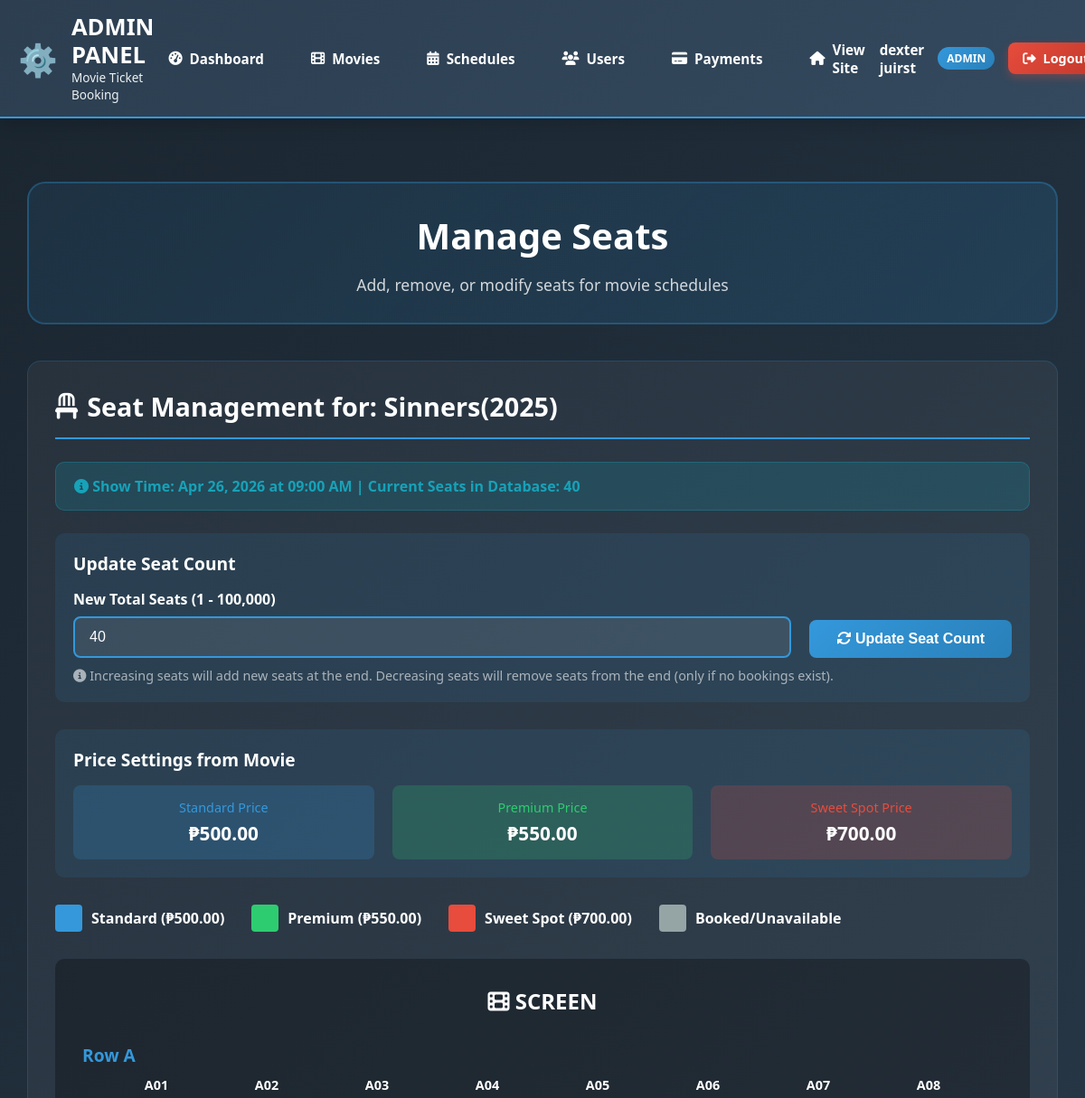
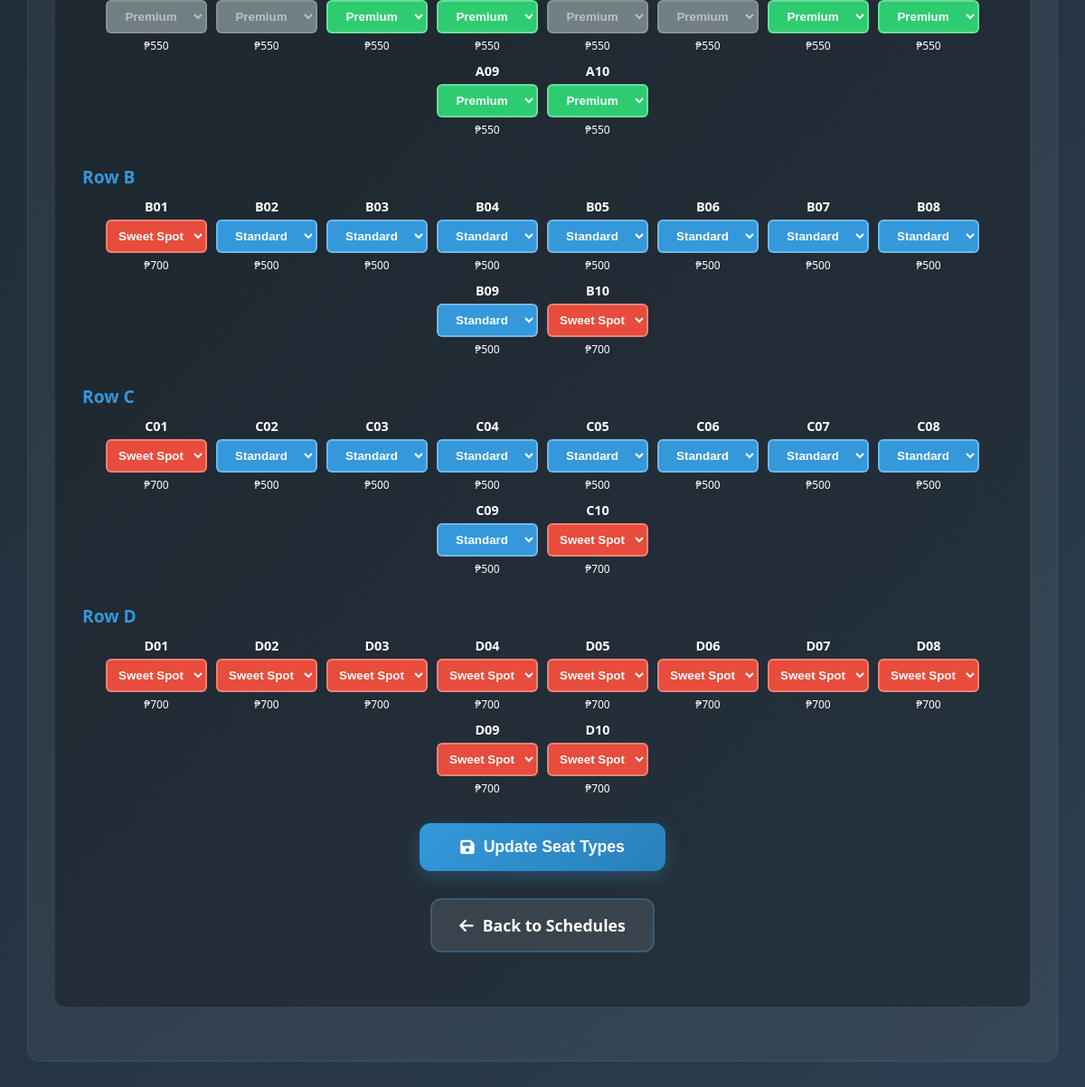
Screenshot of /index.php?page=admin/manage-seats&schedule_id=1 (signed in) with the database file from the repository (2 pictures, top to bottom).
### tables this page shows
CREATE TABLE `movie_schedules` (
  `id` int(11) NOT NULL,
  `movie_id` int(11) NOT NULL,
  `venue_id` int(11) DEFAULT NULL,
  `movie_title` varchar(255) NOT NULL,
  `show_date` date NOT NULL,
  `showtime` time NOT NULL,
  `total_seats` int(11) DEFAULT 40,
  `available_seats` int(11) DEFAULT 40,
  `is_active` tinyint(1) DEFAULT 1,
  `created_at` timestamp NOT NULL DEFAULT current_timestamp()
);

CREATE TABLE `movies` (
  `id` int(11) NOT NULL,
  `title` varchar(255) NOT NULL,
  `director` varchar(255) DEFAULT NULL,
  `genre` varchar(100) DEFAULT NULL,
  `duration` varchar(20) DEFAULT NULL,
  `rating` varchar(10) DEFAULT NULL,
  `description` text DEFAULT NULL,
  `poster_url` varchar(500) DEFAULT NULL,
  `trailer_url` varchar(500) DEFAULT NULL,
  `venue_id` int(11) DEFAULT NULL,
  `standard_price` decimal(10,2) DEFAULT 350.00,
  `premium_price` decimal(10,2) DEFAULT 450.00,
  `sweet_spot_price` decimal(10,2) DEFAULT 550.00,
  `is_active` tinyint(1) DEFAULT 1,
  `added_by` int(11) DEFAULT NULL,
  `updated_by` int(11) DEFAULT NULL,
  `created_at` timestamp NOT NULL DEFAULT current_timestamp(),
  `last_updated` timestamp NULL DEFAULT NULL ON UPDATE current_timestamp()
);

CREATE TABLE `seat_availability` (
  `id` int(11) NOT NULL,
  `schedule_id` int(11) NOT NULL,
  `venue_id` int(11) DEFAULT NULL,
  `movie_title` varchar(255) NOT NULL,
  `show_date` date NOT NULL,
  `showtime` time NOT NULL,
  `seat_number` varchar(10) NOT NULL,
  `seat_type` varchar(20) DEFAULT 'Standard',
  `price` decimal(10,2) DEFAULT 350.00,
  `is_available` tinyint(1) DEFAULT 1,
  `booking_id` int(11) DEFAULT NULL
);

### pages/admin/manage-seats.php (the view, shortened to what this page needs)
<?php
$root_dir = dirname(dirname(__DIR__));
require_once $root_dir . '/partials/admin-header.php';
$conn = new mysqli(DB_HOST, DB_USER, DB_PASS, DB_NAME);
$schedule_id = isset($_GET['schedule_id']) ? intval($_GET['schedule_id']) : 0;
$schedule_info = $conn->prepare("
    SELECT s.*, m.title as movie_title_full, m.standard_price, m.premium_price, m.sweet_spot_price,
           m.id as movie_id
    FROM movie_schedules s
    LEFT JOIN movies m ON s.movie_id = m.id
    WHERE s.id = ? AND s.is_active = 1
");
$schedule_info->bind_param("i", $schedule_id);
$schedule_info->execute();
$schedule_result = $schedule_info->get_result();
$current_schedule = $schedule_result->fetch_assoc();
$seat_stmt = $conn->prepare("
    SELECT sa.*, m.standard_price, m.premium_price, m.sweet_spot_price
    FROM seat_availability sa
    JOIN movie_schedules ms ON sa.schedule_id = ms.id
    JOIN movies m ON ms.movie_id = m.id
    WHERE sa.schedule_id = ?
    ORDER BY sa.seat_number
");
$seat_stmt->bind_param("i", $schedule_id);
$seat_stmt->execute();
$seat_result = $seat_stmt->get_result();
$seats = [];
while ($row = $seat_result->fetch_assoc()) {
    $seats[] = $row;
}
?>
<div class="admin-content" style="max-width: 1400px; margin: 0 auto; padding: 30px;">
    <div style="text-align: center; margin-bottom: 40px; padding: 30px; background: linear-gradient(135deg, rgba(52, 152, 219, 0.1), rgba(41, 128, 185, 0.2)); border-radius: 20px; border: 2px solid rgba(52, 152, 219, 0.3);">
        <h1 style="color: white; font-size: 2.5rem; margin-bottom: 15px; font-weight: 800;">Manage Seats</h1>
        <p style="color: rgba(255, 255, 255, 0.8); font-size: 1.1rem;">Add, remove, or modify seats for movie schedules</p>
    </div>
    <div style="background: rgba(255, 255, 255, 0.05); border-radius: 15px; padding: 30px; margin-bottom: 40px; border: 1px solid rgba(52, 152, 219, 0.2);">
        <h2 style="color: white; font-size: 1.8rem; margin-bottom: 25px; padding-bottom: 15px; border-bottom: 2px solid #3498db; display: flex; align-items: center; gap: 10px;">
            <i class="fas fa-chair"></i> Seat Management for: <?php echo htmlspecialchars($current_schedule['movie_title_full']); ?>
        </h2>
        <div style="background: rgba(23, 162, 184, 0.2); color: #17a2b8; padding: 15px 20px; border-radius: 10px; margin-bottom: 25px; font-weight: 600; border: 1px solid rgba(23, 162, 184, 0.3);">
            <i class="fas fa-info-circle"></i>
            Show Time: <?php echo date('M d, Y', strtotime($current_schedule['show_date'])); ?> at <?php echo date('h:i A', strtotime($current_schedule['showtime'])); ?> |
            Current Seats in Database: <strong><?php echo count($seats); ?></strong>
        </div>
        <div style="background: rgba(52, 152, 219, 0.1); border-radius: 10px; padding: 20px; margin-bottom: 30px;">
            <h3 style="color: white; font-size: 1.2rem; margin-bottom: 15px; font-weight: 600;">Update Seat Count</h3>
            <form method="POST" action="" onsubmit="return confirm('Warning: Changing seat count will add or remove seats from the database. Continue?')">
                <div style="display: flex; gap: 20px; align-items: flex-end; flex-wrap: wrap;">
                    <div style="flex: 1; min-width: 250px;">
                        <label style="display: block; color: white; font-weight: 600; margin-bottom: 8px;">New Total Seats (1 - 100,000)</label>
                        <input type="number" name="new_total_seats" min="1" max="100000"
                               value="<?php echo $current_schedule['total_seats']; ?>" required
                               style="width: 100%; padding: 12px 16px; background: rgba(255, 255, 255, 0.08); border: 2px solid #3498db; border-radius: 8px; color: white; font-size: 1rem;">
                    </div>
                    <div>
                        <button type="submit" style="padding: 12px 30px; background: linear-gradient(135deg, #3498db 0%, #2980b9 100%); color: white; border: none; border-radius: 8px; font-size: 1rem; font-weight: 600; cursor: pointer; transition: all 0.3s ease;">
                            <i class="fas fa-sync-alt"></i> Update Seat Count
                        </button>
                    </div>
                </div>
                <div style="color: rgba(255, 255, 255, 0.6); font-size: 0.9rem; margin-top: 10px;">
                    <i class="fas fa-info-circle"></i> Increasing seats will add new seats at the end. Decreasing seats will remove seats from the end (only if no bookings exist).
                </div>
            </form>
        </div>
        <div style="background: rgba(52, 152, 219, 0.1); border-radius: 10px; padding: 20px; margin-bottom: 30px;">
            <h3 style="color: white; font-size: 1.2rem; margin-bottom: 15px; font-weight: 600;">Price Settings from Movie</h3>
            <div style="display: grid; grid-template-columns: repeat(auto-fit, minmax(200px, 1fr)); gap: 20px;">
                <div style="background: rgba(52, 152, 219, 0.2); padding: 15px; border-radius: 8px; text-align: center;">
                    <div style="color: #3498db; font-size: 0.9rem; margin-bottom: 5px;">Standard Price</div>
                    <div style="color: white; font-size: 1.3rem; font-weight: 700;">₱<?php echo number_format($current_schedule['standard_price'] ?? 350, 2); ?></div>
                </div>
                <div style="background: rgba(46, 204, 113, 0.2); padding: 15px; border-radius: 8px; text-align: center;">
                    <div style="color: #2ecc71; font-size: 0.9rem; margin-bottom: 5px;">Premium Price</div>
                    <div style="color: white; font-size: 1.3rem; font-weight: 700;">₱<?php echo number_format($current_schedule['premium_price'] ?? 450, 2); ?></div>
                </div>
                <div style="background: rgba(231, 76, 60, 0.2); padding: 15px; border-radius: 8px; text-align: center;">
                    <div style="color: #e74c3c; font-size: 0.9rem; margin-bottom: 5px;">Sweet Spot Price</div>
                    <div style="color: white; font-size: 1.3rem; font-weight: 700;">₱<?php echo number_format($current_schedule['sweet_spot_price'] ?? 550, 2); ?></div>
                </div>
            </div>
        </div>
        <form method="POST" action="">
            <div style="display: flex; gap: 30px; flex-wrap: wrap; margin-bottom: 30px;">
                <div style="display: flex; align-items: center; gap: 10px;">
                    <div style="width: 30px; height: 30px; background: #3498db; border-radius: 4px;"></div>
                    <span style="color: white; font-weight: 600;">Standard (₱<?php echo number_format($current_schedule['standard_price'] ?? 350, 2); ?>)</span>
                </div>
                <div style="display: flex; align-items: center; gap: 10px;">
                    <div style="width: 30px; height: 30px; background: #2ecc71; border-radius: 4px;"></div>
                    <span style="color: white; font-weight: 600;">Premium (₱<?php echo number_format($current_schedule['premium_price'] ?? 450, 2); ?>)</span>
                </div>
                <div style="display: flex; align-items: center; gap: 10px;">
                    <div style="width: 30px; height: 30px; background: #e74c3c; border-radius: 4px;"></div>
                    <span style="color: white; font-weight: 600;">Sweet Spot (₱<?php echo number_format($current_schedule['sweet_spot_price'] ?? 550, 2); ?>)</span>
                </div>
                <div style="display: flex; align-items: center; gap: 10px;">
                    <div style="width: 30px; height: 30px; background: #95a5a6; border-radius: 4px;"></div>
                    <span style="color: white; font-weight: 600;">Booked/Unavailable</span>
                </div>
            </div>
            <div style="background: rgba(0, 0, 0, 0.3); padding: 30px; border-radius: 10px; margin-bottom: 30px; overflow-x: auto;">
                <div style="text-align: center; margin-bottom: 30px; color: white; font-size: 1.5rem; font-weight: 700;">
                    <i class="fas fa-film"></i> SCREEN
                </div>
                <?php if (empty($seats)): ?>
                    <div style="text-align: center; padding: 50px; color: rgba(255, 255, 255, 0.6);">
                        <i class="fas fa-chair fa-3x" style="margin-bottom: 20px; opacity: 0.5;"></i>
                        <p style="font-size: 1.1rem;">No seats found. Add seats using the form above.</p>
                    </div>
                <?php else: ?>
                    <div style="display: flex; flex-wrap: wrap; justify-content: center; gap: 10px;">
                        <?php
                        $current_row = '';
                        foreach ($seats as $index => $seat):
                            $seat_number = $seat['seat_number'];
                            $row_letter = substr($seat_number, 0, 1);
                            if ($current_row != $row_letter) {
                                $current_row = $row_letter;
                                echo '<div style="width: 100%; margin-bottom: 15px;"><div style="color: #3498db; font-size: 1.2rem; font-weight: 700; margin-bottom: 10px;">Row ' . $row_letter . '</div><div style="display: flex; flex-wrap: wrap; gap: 10px; justify-content: center;">';
                            }
                            $seat_color = '#3498db';
                            if ($seat['seat_type'] === 'Premium') $seat_color = '#2ecc71';
                            if ($seat['seat_type'] === 'Sweet Spot') $seat_color = '#e74c3c';
                            if (!$seat['is_available']) $seat_color = '#95a5a6';
                            $display_price = $seat['price'];
                            if ($seat['seat_type'] === 'Premium') {
                                $display_price = $current_schedule['premium_price'] ?? 450;
                            } elseif ($seat['seat_type'] === 'Sweet Spot') {
                                $display_price = $current_schedule['sweet_spot_price'] ?? 550;
                            } else {
                                $display_price = $current_schedule['standard_price'] ?? 350;
                            }
                        ?>
                        <div style="text-align: center; min-width: 80px;">
                            <div style="margin-bottom: 5px; color: white; font-size: 0.9rem; font-weight: 600;"><?php echo $seat['seat_number']; ?></div>
                            <select name="seat_type[<?php echo $seat['id']; ?>]" style="width: 100%; padding: 8px; background: <?php echo $seat_color; ?>; border: 2px solid rgba(255, 255, 255, 0.3); border-radius: 6px; color: white; font-weight: 600; cursor: pointer; text-align: center;" <?php echo !$seat['is_available'] ? 'disabled' : ''; ?>>
                                <option value="Standard" <?php echo $seat['seat_type'] === 'Standard' ? 'selected' : ''; ?> style="background: #2c3e50; color: white;">Standard</option>
                                <option value="Premium" <?php echo $seat['seat_type'] === 'Premium' ? 'selected' : ''; ?> style="background: #2c3e50; color: white;">Premium</option>
                                <option value="Sweet Spot" <?php echo $seat['seat_type'] === 'Sweet Spot' ? 'selected' : ''; ?> style="background: #2c3e50; color: white;">Sweet Spot</option>
                            </select>
                            <div style="margin-top: 5px; color: white; font-size: 0.75rem;">₱<?php echo number_format($display_price, 0); ?></div>
                        </div>
                        <?php
                            if (($index + 1) % 10 == 0 && $index + 1 < count($seats)) {
                                echo '</div><div style="margin: 10px 0;"></div><div style="display: flex; flex-wrap: wrap; gap: 10px; justify-content: center;">';
                            }
                        endforeach;
                        echo '</div>';
                        ?>
                    </div>
                <?php endif; ?>
            </div>
            <?php if (!empty($seats)): ?>
            <div style="text-align: center; margin-top: 30px;">
                <button type="submit" style="padding: 16px 45px; background: linear-gradient(135deg, #3498db 0%, #2980b9 100%); color: white; border: none; border-radius: 12px; font-size: 1.1rem; font-weight: 700; cursor: pointer; transition: all 0.3s ease; box-shadow: 0 6px 20px rgba(52, 152, 219, 0.3); display: inline-flex; align-items: center; justify-content: center; gap: 10px;">
                    <i class="fas fa-save"></i> Update Seat Types
                </button>
            </div>
            <?php endif; ?>
        </form>
        <div style="text-align: center; margin-top: 30px;">
            <a href="index.php?page=admin/manage-schedules" style="padding: 16px 30px; background: rgba(255, 255, 255, 0.1); color: white; text-decoration: none; border-radius: 12px; font-size: 1.1rem; font-weight: 600; border: 2px solid rgba(52, 152, 219, 0.3); display: inline-flex; align-items: center; justify-content: center; gap: 10px;">
                <i class="fas fa-arrow-left"></i> Back to Schedules
            </a>
        </div>
    </div>
</div>
</body>
</html>

### partials/admin-header.php (style rules this page uses)
:root { --admin-primary: #2c3e50; --admin-secondary: #34495e; --admin-accent: #3498db; --admin-success: #2ecc71; --admin-danger: #e74c3c; --admin-warning: #f39c12; --admin-light: #ecf0f1; --admin-dark: #1a252f; }
* { margin: 0; padding: 0; box-sizing: border-box; }
body { font-family: 'Segoe UI', Tahoma, Geneva, Verdana, sans-serif; background: linear-gradient(135deg, var(--admin-dark) 0%, var(--admin-primary) 100%); color: white; min-height: 100vh; }

### pages/admin/manage-seats.php (style rules this page uses)
:root { --admin-primary: #2c3e50; --admin-secondary: #34495e; --admin-accent: #3498db; --admin-success: #2ecc71; --admin-danger: #e74c3c; --admin-warning: #f39c12; --admin-light: #ecf0f1; --admin-dark: #1a252f; }

### rows the page displays
movie_schedules: movie.title "Sinners(2025)", show_date "Apr 26, 2026", showtime "09:00 AM", new_total_seats "40", movie.standard_price "500.00", movie.premium_price "550.00", movie.sweet_spot_price "700.00"
seat_availability: seat_number "A", seat_number "A01", seat_type+id+is_available "Premium"
movies: premium_price "550", sweet_spot_price "700", standard_price "500"
seat_availability: seat_number "A02", seat_type+id+is_available "Premium"
seat_availability: seat_number "A03", seat_type+id+is_available "Premium"
seat_availability: seat_number "A04", seat_type+id+is_available "Premium"
seat_availability: seat_number "A05", seat_type+id+is_available "Premium"
seat_availability: seat_number "A06", seat_type+id+is_available "Premium"
seat_availability: seat_number "A07", seat_type+id+is_available "Premium"
seat_availability: seat_number "A08", seat_type+id+is_available "Premium"
seat_availability: seat_number "A09", seat_type+id+is_available "Premium"
seat_availability: seat_number "A10", seat_type+id+is_available "Premium"
seat_availability: seat_number "B", seat_number "B01", seat_type+id+is_available "Sweet Spot"
seat_availability: seat_number "B02", seat_type+id+is_available "Standard"
seat_availability: seat_number "B03", seat_type+id+is_available "Standard"
seat_availability: seat_number "B04", seat_type+id+is_available "Standard"
seat_availability: seat_number "B05", seat_type+id+is_available "Standard"
seat_availability: seat_number "B06", seat_type+id+is_available "Standard"
seat_availability: seat_number "B07", seat_type+id+is_available "Standard"
seat_availability: seat_number "B08", seat_type+id+is_available "Standard"
seat_availability: seat_number "B09", seat_type+id+is_available "Standard"
seat_availability: seat_number "B10", seat_type+id+is_available "Sweet Spot"
seat_availability: seat_number "C", seat_number "C01", seat_type+id+is_available "Sweet Spot"
seat_availability: seat_number "C02", seat_type+id+is_available "Standard"
seat_availability: seat_number "C03", seat_type+id+is_available "Standard"
seat_availability: seat_number "C04", seat_type+id+is_available "Standard"
seat_availability: seat_number "C05", seat_type+id+is_available "Standard"
seat_availability: seat_number "C06", seat_type+id+is_available "Standard"
seat_availability: seat_number "C07", seat_type+id+is_available "Standard"
seat_availability: seat_number "C08", seat_type+id+is_available "Standard"
seat_availability: seat_number "C09", seat_type+id+is_available "Standard"
seat_availability: seat_number "C10", seat_type+id+is_available "Sweet Spot"
seat_availability: seat_number "D", seat_number "D01", seat_type+id+is_available "Sweet Spot"
seat_availability: seat_number "D02", seat_type+id+is_available "Sweet Spot"
seat_availability: seat_number "D03", seat_type+id+is_available "Sweet Spot"
seat_availability: seat_number "D04", seat_type+id+is_available "Sweet Spot"
seat_availability: seat_number "D05", seat_type+id+is_available "Sweet Spot"
seat_availability: seat_number "D06", seat_type+id+is_available "Sweet Spot"
seat_availability: seat_number "D07", seat_type+id+is_available "Sweet Spot"
seat_availability: seat_number "D08", seat_type+id+is_available "Sweet Spot"
seat_availability: seat_number "D09", seat_type+id+is_available "Sweet Spot"
seat_availability: seat_number "D10", seat_type+id+is_available "Sweet Spot"

### other values shown
$_SESSION['user_name'] "dexter juirst"
$_SESSION['user_role'] "ADMIN"
count($seats) "40"
